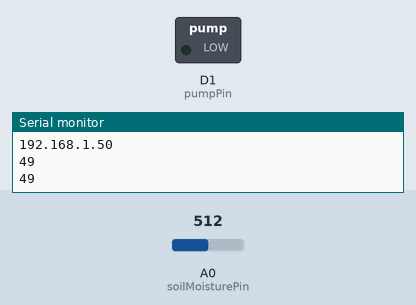
Simulated run of this sketch. Board: ESP8266 (NodeMCU). On the bench: switched loads named in the sketch (green lamp = pin HIGH), the last lines printed to the serial monitor. The test bench sets the inputs (shaded band); at power-on: A0 (soilMoisturePin) = 512. WiFi joins after 1.5 s; servers stay silent unless stated.

Above: at 2.7 s.
2.8 s: A0 (soilMoisturePin) set to 603
4.3 s: A0 (soilMoisturePin) set to 621
At 5.5 s:
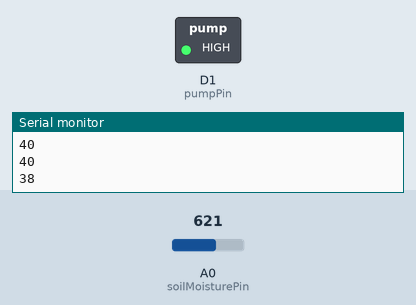
6.2 s: A0 (soilMoisturePin) set to 511
At 6.8 s:
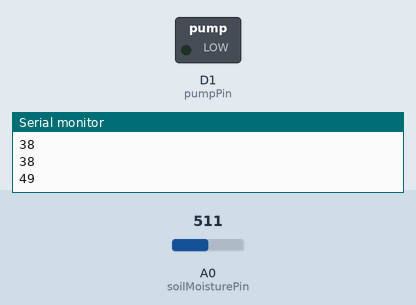
7.8 s: A0 (soilMoisturePin) set to 716
At 9.2 s:
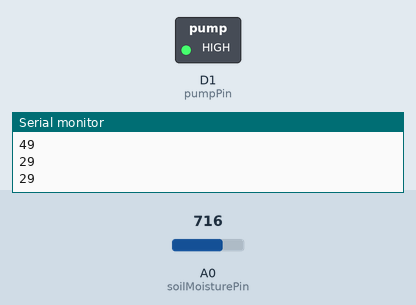
Timing chart, 0 to 10.4 s (numbered marks = the images above; inputs shaded):
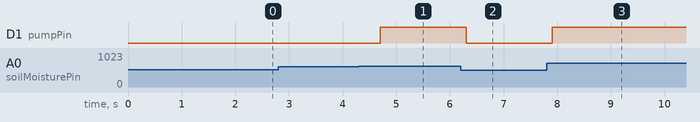

Measured:
- the behaviour switches between 609 and 610 on A0 (soilMoisturePin) (found by bisection; images 0 and 1)
- after the input at 4.3 s, D1 (pumpPin): LOW → HIGH after 0.40 s
- after the input at 6.2 s, D1 (pumpPin): HIGH → LOW after 0.10 s
- after the input at 7.8 s, D1 (pumpPin): LOW → HIGH after 0.11 s

The sketch:

ESP_Code.ino
```cpp
#include <ESP8266WiFi.h>

const char* ssid = "test";
const char* password = "testtest";

// Pin definitions
const int soilMoisturePin = A0; // Analog pin for soil moisture sensor
const int pumpPin = D1;         // Digital pin for controlling water pump

// Threshold for soil moisture (adjust as needed)
const int moistureThreshold = 500;

int pump_auto = 0;

void handleRelayOff() {
  digitalWrite(pumpPin, LOW);
}

void handleRelayOn() {
  digitalWrite(pumpPin, HIGH);
}

void setup() {
  Serial.begin(9600);
  pinMode(pumpPin, OUTPUT);

  // Connect to WiFi
  Serial.println();
  Serial.print("Connecting to ");
  Serial.println(ssid);
  WiFi.begin(ssid, password);
  while (WiFi.status() != WL_CONNECTED) {
    delay(500);
    Serial.print(".");
  }
  Serial.println("");
  Serial.println("WiFi connected");
  Serial.println("IP address: ");
  Serial.println(WiFi.localIP());

}

void loop() {

  // Read soil moisture level
  int moistureLevel = analogRead(soilMoisturePin);
  // int moisturePercentage = map(moistureLevel, 1024, 556, 0, 100);
  int moisturePercentage = map(moistureLevel, 1024, 0, 0, 100);

  // Send moisture data over serial connection
  Serial.println(moisturePercentage);

  // Check if soil is dry
  if (pump_auto == 0) {
    if (moisturePercentage < 40) {
      handleRelayOn();
    } else {
      handleRelayOff();
    }
  }

    if (Serial.available() > 0) {
    char receivedByte = Serial.read();

      // Map received byte to function
      switch (receivedByte) {
        case '1':
          handleRelayOn();
          pump_auto = 1;
          break;
        case '0':
          handleRelayOff();
          pump_auto = 1;
          break;
        case '2':
          pump_auto = 0;
          break;
        default:
          // Handle unknown command
          Serial.println("Unknown command");
          break;
      }
    }

  delay(800); // Wait for 1 minute before taking the next reading
}
```
